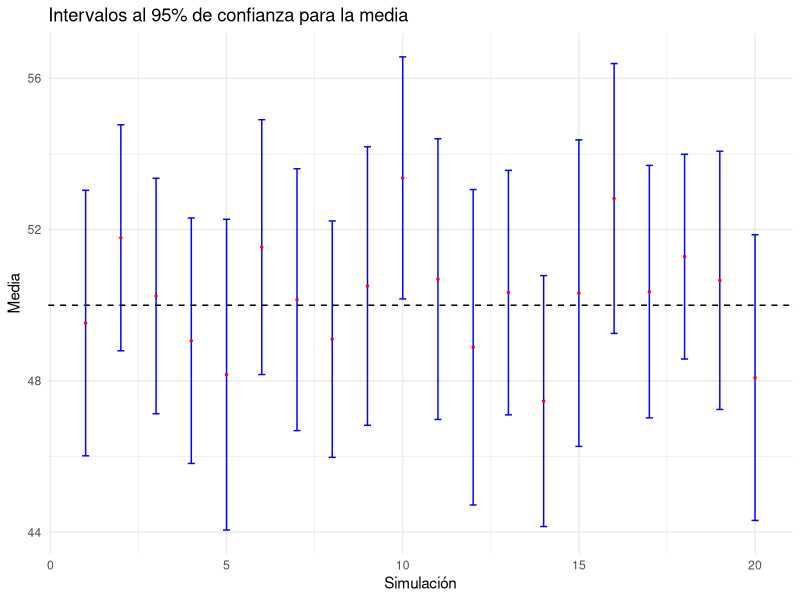

Here is the R script that generated this plot:
# Cargar las librerías necesarias
library(ggplot2)
library(dplyr)

# Configurar parámetros de simulación
set.seed(123)  # para reproducibilidad
n_simulations <- 20  # número de simulaciones
sample_size <- 30  # tamaño de la muestra en cada simulación
true_mean <- 50  # media verdadera de la distribución
true_sd <- 10  # desviación estándar verdadera de la distribución
confidence_level <- 0.95  # nivel de confianza
z_score <- qnorm((1 + confidence_level) / 2)  # Z-score para el nivel de confianza

# Función para calcular el intervalo de confianza para la media
calculate_ci <- function(sample_data) {
  sample_mean <- mean(sample_data)
  sample_std <- sd(sample_data)
  margin_of_error <- z_score * (sample_std / sqrt(length(sample_data)))
  lower_bound <- sample_mean - margin_of_error
  upper_bound <- sample_mean + margin_of_error
  return(c(lower_bound, sample_mean, upper_bound))
}

# Simular y calcular intervalos de confianza
simulations <- replicate(n_simulations, {
  sample_data <- rnorm(sample_size, mean = true_mean, sd = true_sd)
  calculate_ci(sample_data)
})

# Convertir los resultados en un data frame
ci_df <- data.frame(
  Simulation = 1:n_simulations,
  Lower = simulations[1, ],
  Mean = simulations[2, ],
  Upper = simulations[3, ]
)

# Visualizar los intervalos de confianza
ggplot(ci_df, aes(x = Simulation)) +
  geom_errorbar(aes(ymin = Lower, ymax = Upper), width = 0.2, color = "blue") +
  geom_point(aes(y = Mean), color = "red", size = 0.5) +
  geom_hline(yintercept = true_mean, linetype = "dashed", color = "black") +
  labs(title = "Intervalos al 95% de confianza para la media",
       x = "Simulación",
       y = "Media") +
  theme_minimal()

